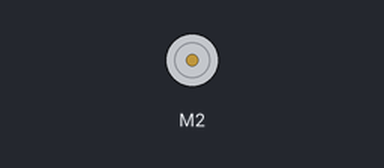
The sketch below on a simulated Arduino Uno, built with avr-gcc and run on an emulated ATmega328P. On the bench: DC motor (green arrow = forward, orange = backward, longer = faster).

Above: at 0.6 s.
Timing chart, 0 to 3.0 s (numbered marks = the images above):
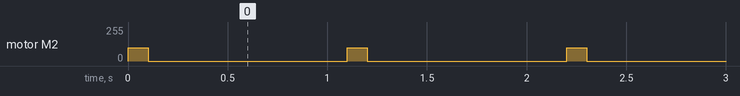

The sketch:

arduino_solenoidBasic.ino
```cpp
/*------------------------------------------------------------------------------------
arduino_solenoidBasic.ino

Retract a solenoid on a timer

For use with the Adafruit Motor Shield v2
http://www.adafruit.com/products/1438

Adapted from the example code in the Adafruit library

Get the library at:
https://github.com/ladyada/Adafruit_Motor_Shield_V2_Library/archive/master.zip

Created: 10/27/15 - Joshua Vaughan - joshua.vaughan@louisiana.edu

Modified:
  * 03/02/17 - Joshua Vaughan - joshua.vaughan@louisiana.edu
    - Changed max duty cycle of solenoid to better match its properties
  * mm/dd/yy - Name (email if not same person as above)
    - major change 1
    - major change 2
------------------------------------------------------------------------------------*/

// Include the necessary libraries for the motor shield
// You should include all three below anytime you're using the motor-driver shield
#include <Wire.h>
#include <Adafruit_MotorShield.h>
#include "utility/Adafruit_MS_PWMServoDriver.h"

// Create the motor shield object with the default I2C address
Adafruit_MotorShield AFMS = Adafruit_MotorShield();

// Select which 'port' M1, M2, M3 or M4. In this case, M4
Adafruit_DCMotor *solenoid = AFMS.getMotor(2);

void setup() {
  Serial.begin(9600);        // set up Serial library at 9600 bps

  AFMS.begin();  // create with the default frequency 1.6KHz

  // Set the speed to maximum for solenoid
  // We want ~5V out... 5V out / 12V max ~= 100 duty cycle / 255 max duty cycle
  solenoid->setSpeed(100);

}


void loop() {
    // full speed forward just passes maximum current to enable solenoid
    solenoid->run(FORWARD);

    // pause 10ms
    delay(100);

    // Stop the solenoid
    solenoid->run(RELEASE);

    // Delay for 1000 ms before continuing (avoiding solenoid burnout)
    delay(1000);
}
```

Measured:
- by itself, motor M2: alternates forward 100/255 for 0.10 s and stopped for 1.0 s
